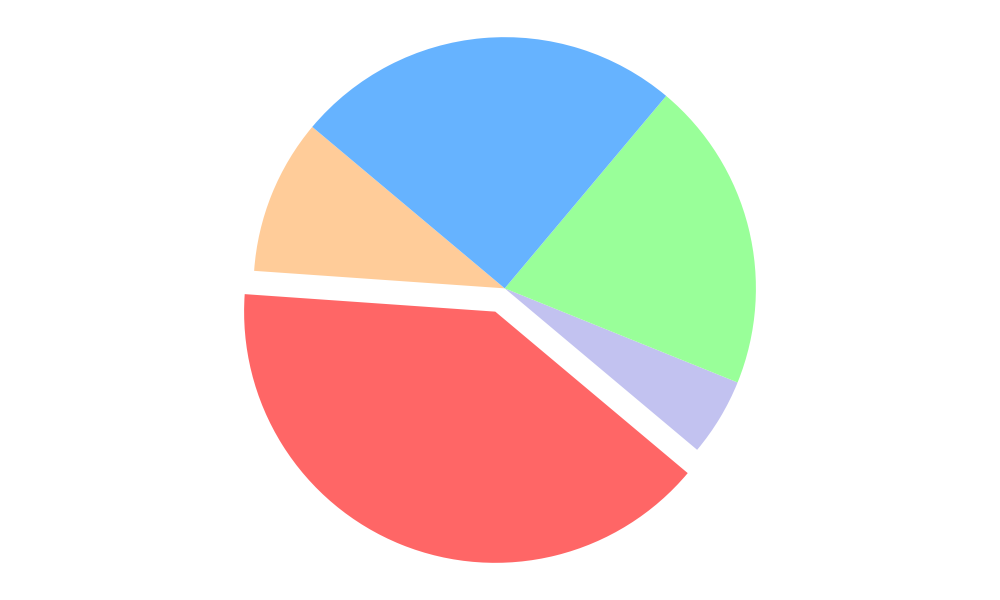

This chart was generated by the following Python code:
import matplotlib.pyplot as plt

popularity = [10, 40, 5, 20, 25]
colors = ['#ffcc99', '#ff6666', '#c2c2f0', '#99ff99', '#66b3ff']

fig, ax = plt.subplots(figsize=(10, 6))
ax.pie(popularity, colors=colors, startangle=140, explode=[0.1 if p == max(popularity) else 0 for p in popularity])

ax.axis('equal')
plt.tight_layout()
plt.show()
